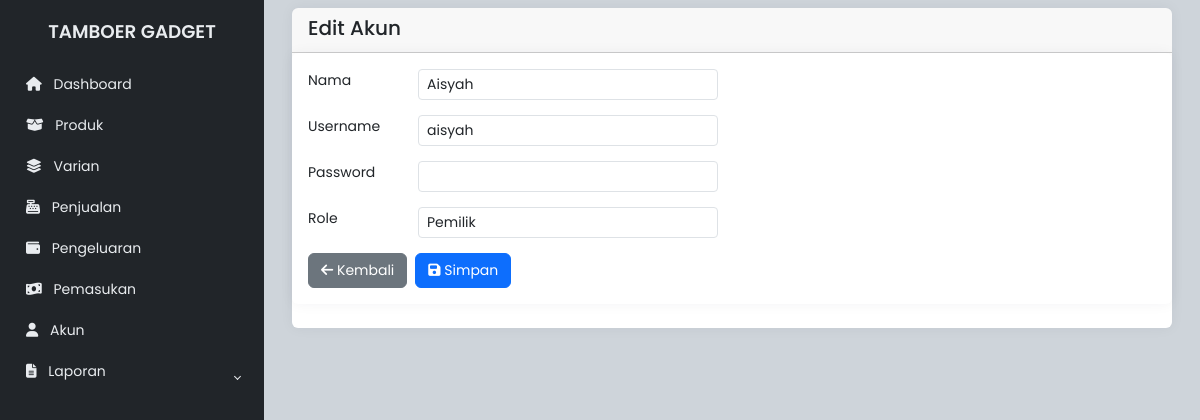
The page /admin/edit_akun.php?id=3 on the database its author committed.
### tables this page shows
CREATE TABLE `users` (
  `id_user` int(11) NOT NULL,
  `nama` varchar(255) NOT NULL,
  `username` varchar(100) NOT NULL,
  `password` varchar(255) NOT NULL,
  `role` enum('pemilik','pegawai') NOT NULL
);

### admin/edit_akun.php (the view, shortened to what this page needs)
<!DOCTYPE html>
<html lang="en" data-bs-theme="light">
<head>
    <link rel="stylesheet" href="https://cdn.jsdelivr.net/npm/bootstrap@5.3.0-alpha2/dist/css/bootstrap.min.css">
    <link rel="stylesheet" href="https://cdnjs.cloudflare.com/ajax/libs/font-awesome/6.1.1/css/all.min.css">
    <link rel="stylesheet" href="../css/style.css">
</head>
<body>
    <div class="wrapper">
        <?php include 'sidebar.php'; ?>
        <div class="main">
            <main class="content px-3 py-2">
                <div class="container-fluid">
                    <div class="card border-0">
                        <div class="card-header d-flex justify-content-between align-items-center">
                            <h5 class="card-title mb-1">Edit Akun</h5>
                        </div>
                        <div class="card border-0">
                            <div class="card-body">
                                <?php
                                include 'koneksi.php';
                                $id_user = $_GET['id'];
                                $query = "SELECT * FROM users WHERE id_user = '$id_user'";
                                $result = mysqli_query($conn, $query);
                                $user = mysqli_fetch_assoc($result);
                                ?>
                                <form action="proses_edit_akun.php" method="POST">
                                    <div class="form-group">
                                        <label for="nama" class="form-label">Nama</label>
                                        <input type="text" class="form-control form-control-sm" id="nama" name="nama"
                                            value="<?php echo $user['nama']; ?>" required>
                                    </div>
                                    <div class="form-group">
                                        <label for="username" class="form-label">Username</label>
                                        <input type="text" class="form-control form-control-sm" id="username"
                                            name="username" value="<?php echo $user['username']; ?>" required>
                                    </div>
                                    <div class="form-group">
                                        <label for="password" class="form-label">Password</label>
                                        <input type="password" class="form-control form-control-sm" id="password"
                                            name="password">
                                    </div>
                                    <div class="form-group">
                                        <label for="role" class="form-label">Role</label>
                                        <select class="form-control form-control-sm" id="role" name="role" required>
                                            <option value="pemilik" <?php echo ($user['role'] == 'pemilik') ? 'selected' : ''; ?>>Pemilik</option>
                                        </select>
                                    </div>
                                    <div class="d-flex justify-content-start">
                                        <button type="button" class="btn btn-secondary me-2"
                                            onclick="window.history.back()" style="font-size: 14px;">
                                            <i class="fas fa-arrow-left"></i> Kembali
                                        </button>
                                        <button type="submit" class="btn btn-primary" style="font-size: 14px;">
                                            <i class="fas fa-save"></i> Simpan
                                        </button>
                                    </div>
                                </form>
                            </div>
                        </div>
                    </div>
            </main>
        </div>
    </div>
</body>
</html>

### css/style.css (style rules this page uses)
body { font-family: "Poppins", sans-serif; font-size: 0.875rem; opacity: 1; overflow-y: scroll; margin: 0; }
.wrapper { align-items: stretch; display: flex; width: 100%; }
.main { display: flex; flex-direction: column; min-height: 100vh; min-width: 0; overflow: hidden; transition: all 0.35s ease-in-out; width: 100%; background: var(--bs-dark-bg-subtle); }
.content { flex: 1; max-width: 100vw; width: 100vw; }
@media (min-width: 768px) { .content { max-width: auto; width: auto; } }
.card { box-shadow: 0 0 0.875rem 0 rgba(34, 46, 60, 0.05); margin-bottom: 24px; }

### admin/edit_akun.php (style rules this page uses)
.form-group { display: flex; align-items: center; margin-bottom: 15px; }
.form-label { min-width: 110px; }
.form-control-sm { max-width: 300px; }

### rows shown on the page
users: nama "Aisyah", username "aisyah", role "Pemilik"
